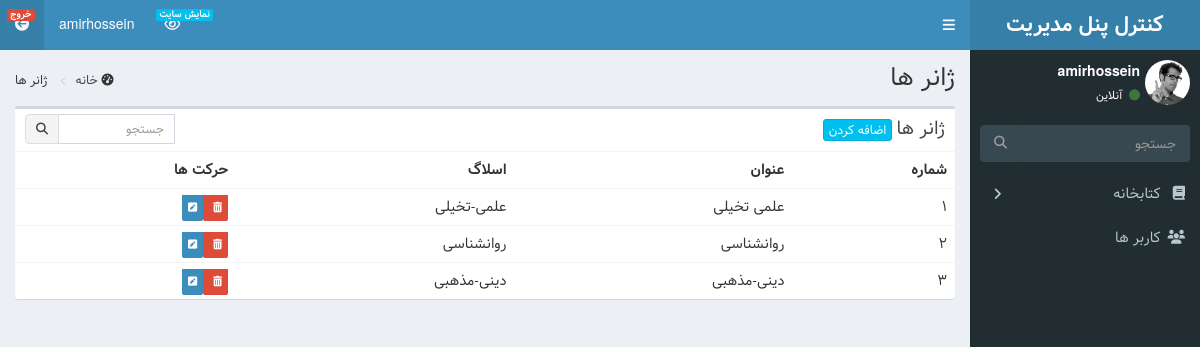
Screenshot of /admin_panel/genres/ (signed in) with the database file from the repository.
### library/models.py (models this page shows, shortened)
class Genres(models.Model):
    title = models.CharField(max_length=50, verbose_name="عنوان")
    slug = models.SlugField(
        max_length=20, allow_unicode=True, unique=True, editable=False
    )

### admin_panel/views.py (the view)
# urls.py: path("genres/", views.GenresListView.as_view(), name="genres_admin"),
class GenresListView(PermissionRequiredMixin, ListView):
    permission_required = "library.action_all"
    model = models.Genres
    template_name = "admin_panel/genres/genres_list.html"
    context_object_name = "genres"

### admin_panel/templates/admin_panel/genres/genres_list.html (shortened to what this page needs)
{% extends 'admin_panel/base.html' %}
{% block content %}
<section class="content-header">
    <h1>
        ژانر ها
    </h1>
    <ol class="breadcrumb">
        <li><i class="fa fa-dashboard"></i> <a href="{% url "admin" %}"> خانه </a></li>
        <li> ژانر ها</li>
    </ol>
</section>
<section class="content">
    <div class="row">
        <div class="col-xs-12">
            <div class="box">
                <div class="box-header">
                    <h3 class="box-title"> ژانر ها</h3>
                    <div class="box-tools">
                        <form class="input-group input-group-sm" style="width: 150px;" action="{%url 'genre_search'%}"
                            method="post">
                            <input type="search" name='search' class="form-control pull-right" placeholder="جستجو">
                            <div class="input-group-btn">
                                <button type="submit" class="btn btn-default"><i class="fa fa-search"></i></button>
                            </div>
                        </form>
                    </div>
                    <a class="btn btn-info btn-xs" href="{% url 'genres_create' %}">اضافه کردن</a>
                </div>
                <div class="box-body table-responsive no-padding">
                    <table class="table table-hover">
                        <tbody>
                            <tr>
                                <th>شماره</th>
                                <th>عنوان</th>
                                <th>اسلاگ</th>
                                <th>حرکت ها</th>
                            </tr>
                            {% for genre in genres %}
                            <tr>
                                <td>{{genre.id}}</td>
                                <td>{{genre.title}}</td>
                                <td>{{genre.slug}}</td>
                                <td>
                                    <a href="{%url 'genre_delete' genre.pk%}" class="label-danger">
                                        <span class="label label-danger">
                                            <i class="fa fa-trash"></i>
                                        </span>
                                    </a>
                                    <a href="{%url 'genre_update' genre.pk%}" class="label-primary">
                                        <span class="label label-primary">
                                            <i class="fa  fa-pencil-square"></i>
                                        </span>
                                    </a>
                                </td>
                            </tr>
                            {% endfor %}
                        </tbody>
                    </table>
                </div>
            </div>
        </div>
    </div>
</section>
{% endblock content %}

### admin_panel/templates/admin_panel/base.html (shortened to what this page needs)
{% load static %}
<!DOCTYPE html>
<html>
<head>
  <link rel="stylesheet" href="{% static 'admin_panel/dist/css/bootstrap-theme.css' %}">
  <link rel="stylesheet" href="{% static 'admin_panel/dist/css/rtl.css' %}">
  <link rel="stylesheet" href="{% static 'admin_panel/bower_components/font-awesome/css/font-awesome.min.css' %}">
  <link rel="stylesheet" href="{% static 'admin_panel/bower_components/Ionicons/css/ionicons.min.css' %}">
  <link rel="stylesheet" href="{% static 'admin_panel/dist/css/AdminLTE.css' %}">
  <link rel="stylesheet" href="{% static 'admin_panel/dist/css/skins/skin-blue.min.css' %}">
  <link rel="stylesheet" href="{% static 'admin_panel/dist/css/custom.css' %}">
</head>
<body class="hold-transition skin-blue sidebar-mini">
  <div class="wrapper">
    <header class="main-header">
      <a href="{% url 'admin' %}" class="logo">
        <span class="logo-lg"><b>کنترل پنل مدیریت</b></span>
      </a>
      <nav class="navbar navbar-static-top">
        <a href="#" class="sidebar-toggle" data-toggle="push-menu" role="button">
        </a>
        <div class="navbar-custom-menu">
          <ul class="nav navbar-nav">
            <li class="dropdown messages-menu">
              <a href="/" target="_blank">
                <i class="fa fa-eye"></i>
                <span class="label label-info">نمایش سایت</span>
              </a>
            </li>
            <li class="user user-menu">
              <a class="dropdown-toggle" data-toggle="dropdown">
                <span class="hidden-xs">{{request.user}}</span>
              </a>
            </li>
            <li class="dropdown messages-menu">
              <a href="{% url 'logout' %}">
                <i class="fa fa-arrow-circle-left"></i>
                <span class="label label-danger">خروج</span>
              </a>
            </li>
          </ul>
        </div>
      </nav>
    </header>
    <aside class="main-sidebar">
      <section class="sidebar">
        <div class="user-panel">
          <div class="pull-right image">
            <img src="{% static 'admin_panel/dist/img/user2-160x160.jpg' %}" class="img-circle" alt="User Image">
          </div>
          <div class="pull-right info">
            <p>{{request.user}}</p>
            <a><i class="fa fa-circle text-success"></i> آنلاین</a>
          </div>
        </div>
        <form action="#" method="get" class="sidebar-form">
          <div class="input-group">
            <input type="text" name="q" class="form-control" placeholder="جستجو">
            <span class="input-group-btn">
              <button type="submit" name="search" id="search-btn" class="btn btn-flat"><i class="fa fa-search"></i>
              </button>
            </span>
          </div>
        </form>
        <ul class="sidebar-menu" data-widget="tree">
          <li class="treeview">
            <a href="#"><i class="fa fa-book"></i> <span>کتابخانه</span>
              <span class="pull-left-container">
                <i class="fa fa-angle-right pull-left"></i>
              </span>
            </a>
          </li>
          <li class="{% if request.resolver_match.url_name == "users_admin" %}active{% endif %}">
            <a href="{% url 'users_admin' %}"><i class="fa fa-users"></i>
              <span>کاربر ها</span>
            </a>
          </li>
        </ul>
      </section>
    </aside>
    <div class="content-wrapper">
      {% block content %}{% endblock content %}
    </div>
  </div>
</body>
</html>

### rows the page displays
Genres: id "1", title "علمی تخیلی", slug "علمی-تخیلی"
Genres: id "2", title "روانشناسی", slug "روانشناسی"
Genres: id "3", title "دینی-مذهبی", slug "دینی-مذهبی"

### other values shown
{{ request.user }} "amirhossein"
